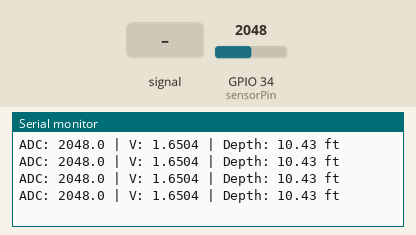
Recording of a sketch running on a simulated ESP32. On the bench: the last lines printed to the serial monitor. The inputs (shaded band) are chosen by the test bench; at power-on: GPIO 34 (sensorPin) = 2048 (analog values on the 0–4095 scale).

Above: at 1.2 s.
1.3 s: GPIO 34 (sensorPin) fed a 200 Hz sine of ±327 counts around its level
At 1.76 s:
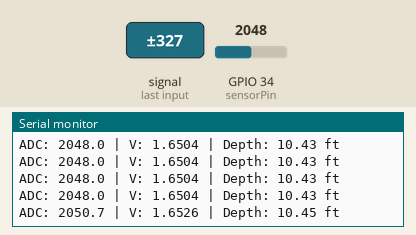
2.8 s: GPIO 34 (sensorPin) set to 2866
At 2.83 s:
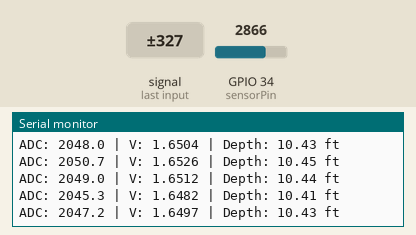
4.3 s: GPIO 34 (sensorPin) set to 3603
At 4.61 s:
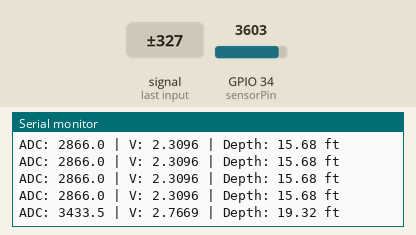
Timing chart, 0 to 7.3 s (numbered marks = the images above; inputs shaded):
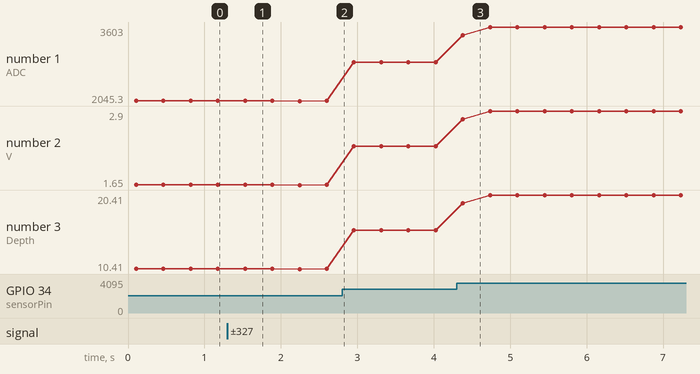

Measured:
- after the input at 1.3 s, the serial monitor: prints a new line after 0.23 s (image 1)
- after the input at 4.3 s, the serial monitor: prints a new line after 0.08 s (image 3)
- plotted number 1: 2048 → 2047.2 after the input at 1.3 s, 2047.2 → 2866 after the input at 2.8 s, 2866 → 3603 after the input at 4.3 s
- plotted number 2: 1.65 → 1.65 after the input at 1.3 s, 1.65 → 2.31 after the input at 2.8 s, 2.31 → 2.9 after the input at 4.3 s
- plotted number 3: 10.43 → 15.68 after the input at 2.8 s, 15.68 → 20.41 after the input at 4.3 s

The sketch:

PRESSURE_SENSOR.ino
```cpp
/*
 * ESP32 Submersible Pressure Sensor (0-5m)
 * Calibrated for feet with high-resolution averaging
 */

const int sensorPin = 34; // Pin D34 (or GPIO 34)
const float VREF = 3.3;   // ESP32 Voltage
const int ADC_RES = 4095; // 12-bit ADC

// --- CALIBRATION SETTINGS ---
const float VOLT_AT_0M = 0.340;   // YOUR measured dry voltage
const float VOLT_AT_5M = 2.400;   // Expected voltage at 5m depth (20mA)
const float MAX_DEPTH_FT = 16.40; // 5 meters converted to feet

void setup() {
  Serial.begin(115200);
  analogReadResolution(12);
  Serial.println("System Initialized. Place sensor in water to begin.");
}

void loop() {
  // High-sample averaging to smooth out ESP32 ADC jitter
  float sum = 0;
  int samples = 500;
  for(int i = 0; i < samples; i++) {
    sum += analogRead(sensorPin);
    delayMicroseconds(100);
  }
  float avgADC = sum / (float)samples;

  // Convert ADC to Voltage
  float voltage = (avgADC * VREF) / (float)ADC_RES;

  // Calculate Depth in Feet
  // Formula: (CurrentV - ZeroV) * (TotalRange / VoltageSpan)
  float depthFt = (voltage - VOLT_AT_0M) * (MAX_DEPTH_FT / (VOLT_AT_5M - VOLT_AT_0M));

  // Safety: Don't show negative depth
  if (depthFt < 0.05) depthFt = 0.00;

  // Output to Serial
  Serial.print("ADC: "); Serial.print(avgADC, 1);
  Serial.print(" | V: "); Serial.print(voltage, 4);
  Serial.print(" | Depth: "); Serial.print(depthFt, 2);
  Serial.println(" ft");

  delay(250);
}
```
